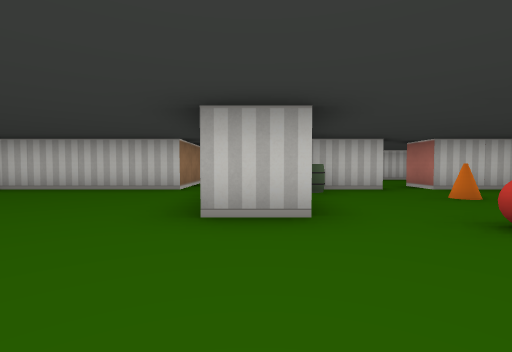
[1] (above)

16 first-person views from a walk through a cub3D maze. The camera is about half as high as the walls, tilts 2° down and sees 85° across. The floor is counted in squares. Each view is taken from the middle of a square. On the plan, view 1 faces up. The plan holds only what a view shows up to about 9 squares ahead; the rest is blank.

[2]
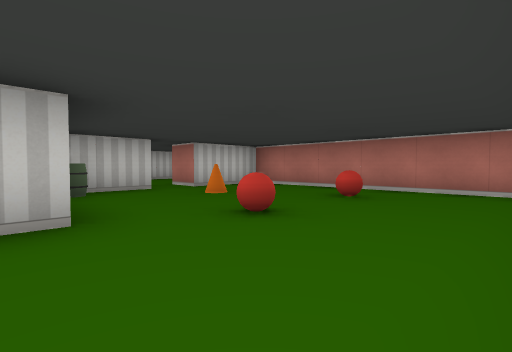

[3]
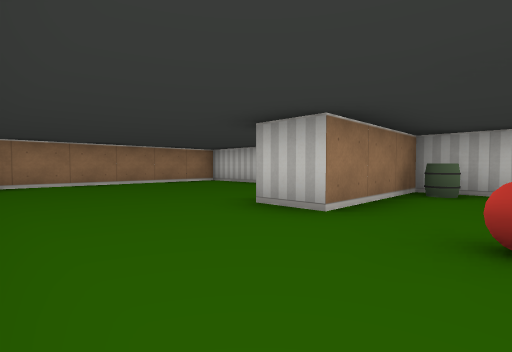

[4]
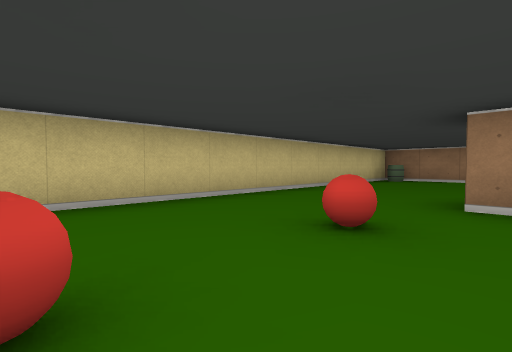

[5]
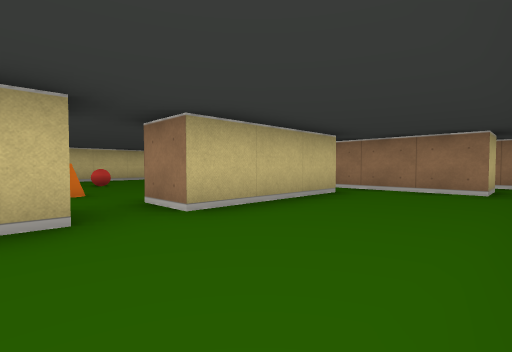

[6]
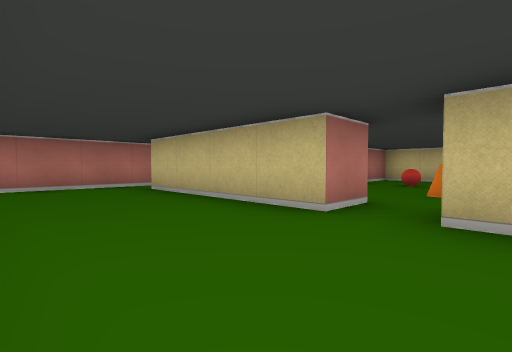

[7]
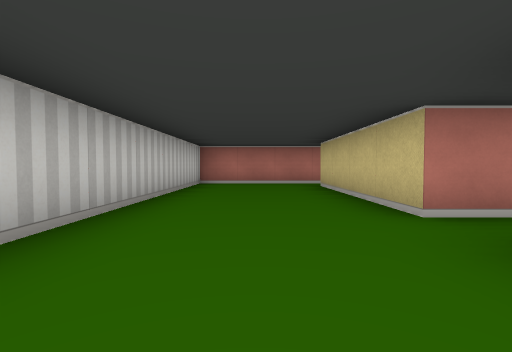

[8]
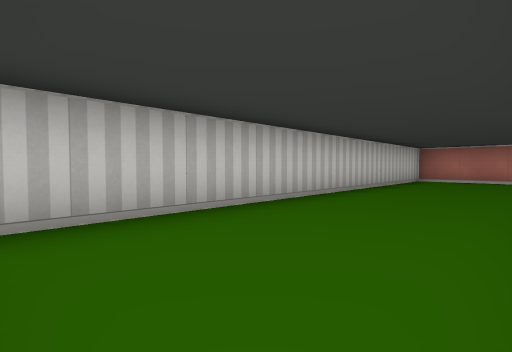

[9]
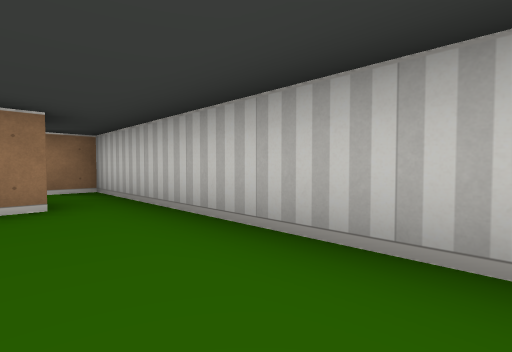

[10]
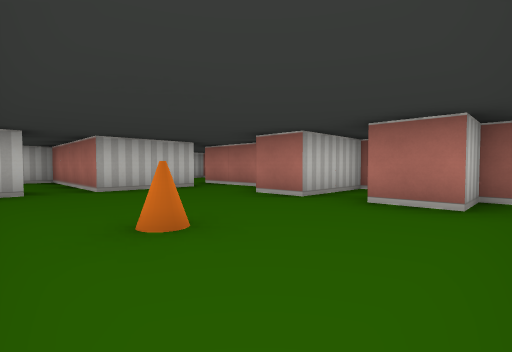

[11]
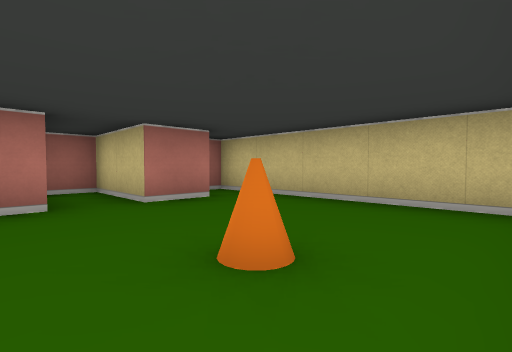

[12]
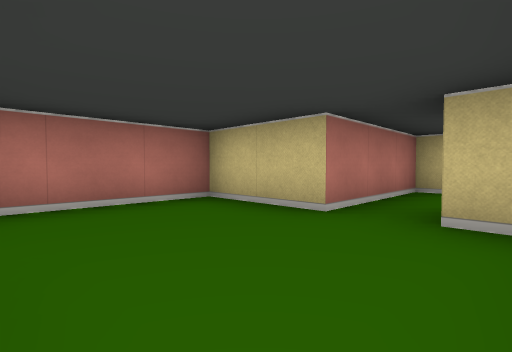

[13]
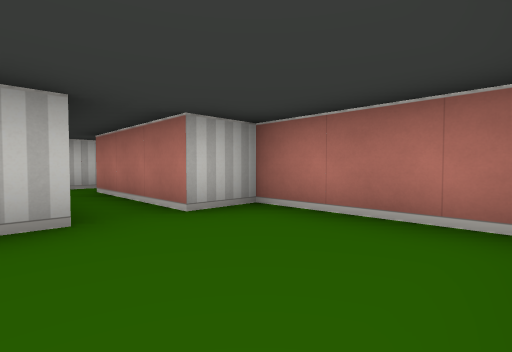

[14]
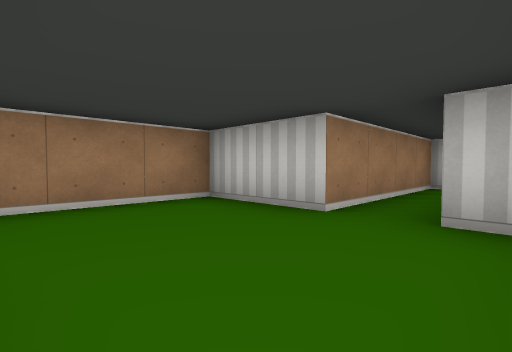

[15]
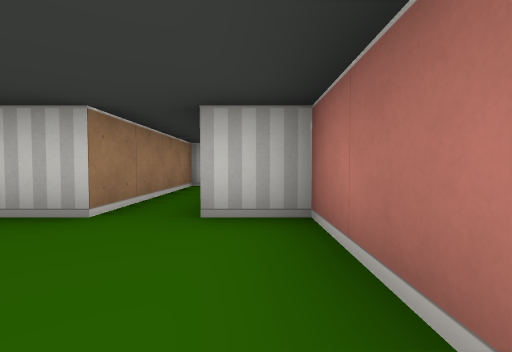

[16]
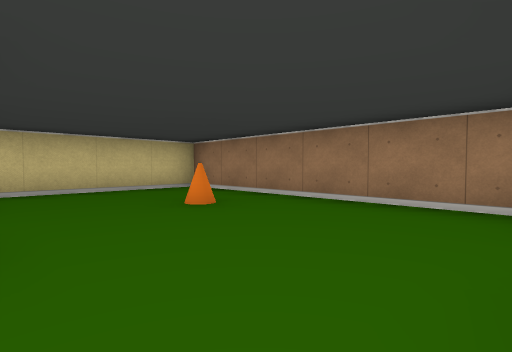

### Floor plan
Ten units are one square. View 1 is at (0, 0); x grows to the right and y downward. Boxes are objects, and circles mark ways between rooms. Rooms are numbered by the first view taken in them; rooms with no view inside come last. Other rooms are left out.
<svg viewBox="-60 -140 200 150">
<path fill="none" stroke="#000" d="M-15 -65 -15 -55 -55 -55 -55 5 52 5M25 -65 25 -55 5 -55 5 -25 -5 -25M55 2 55 -55 35 -55 35 -65M35 -65 75 -65M-5 -65 25 -65M85 -55 85 -95 -15 -95M-15 -85 -15 -65M110 -35 115 -35 115 -65M76 -55 71 -55M105 -55 85 -55M65 -49 65 5 115 5 115 -5 105 -5 105 -15 125 -15 125 -25 105 -25 105 -35M115 -65 135 -65 135 -95 125 -95 125 -125M100 -65 105 -65M129 -135 115 -135 115 -95 95 -95 95 -71M-25 -85 -15 -85M-15 -95 -35 -95 -35 -84"/>
<rect x="-55" y="-5" width="10" height="10" fill="#bbb"><title>barrel</title></rect>
<rect x="5" y="-55" width="10" height="10" fill="#bbb"><title>barrel</title></rect>
<rect x="15" y="-25" width="10" height="10" fill="#bbb"><title>ball</title></rect>
<rect x="25" y="-45" width="10" height="10" fill="#bbb"><title>cone</title></rect>
<rect x="35" y="-25" width="10" height="10" fill="#bbb"><title>ball</title></rect>
<rect x="75" y="-25" width="10" height="10" fill="#bbb"><title>cone</title></rect>
<circle cx="-10" cy="-60" r="3" fill="#2a7"/>
<circle cx="30" cy="-60" r="3" fill="#2a7"/>
<circle cx="80" cy="-60" r="3" fill="#2a7"/>
<circle cx="-20" cy="-90" r="3" fill="#2a7"/>
<circle cx="110" cy="-60" r="3" fill="#2a7"/>
<text x="0" y="-20">1</text>
<text x="40" y="-80">2</text>
<text x="90" y="-30">3</text>
<text x="120" y="-90">4</text>
<text x="-30" y="-90">5</text>
</svg>
Room 1 opens to room 2. Room 2 opens to room 3. Room 2 opens to room 5. Room 3 opens to room 4.

Where each view was taken, in squares from view 1:
view 1: 0 up, 0 right, facing up
view 2: 0 up, 0 right, facing up-right
view 3: 0 up, 2 right, facing up-left
view 4: 3 up, 4 right, facing down-left
view 5: 9 up, 4 right, facing down-left
view 6: 9 up, 2 right, facing down-right
view 7: 8 up, 1 right, facing right
view 8: 7 up, 1 left, facing up-right
view 9: 8 up, 2 right, facing up-left
view 10: 0 up, 7 right, facing up-right
view 11: 3 up, 7 right, facing down-right
view 12: 9 up, 10 right, facing down-right
view 13: 7 up, 11 right, facing up-right
view 14: 7 up, 13 right, facing up-left
view 15: 7 up, 13 right, facing up
view 16: 5 up, 10 right, facing down-left
